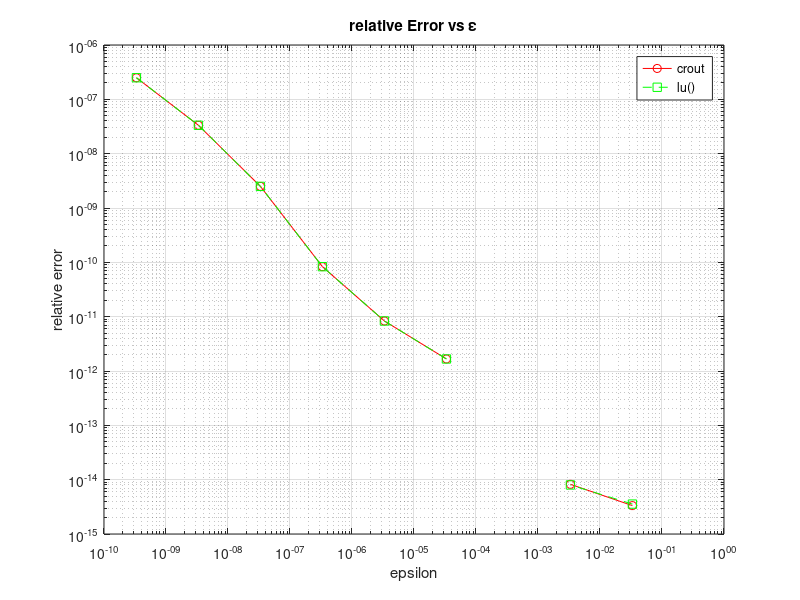

The MATLAB script that drew this image:
%Exercise 4(e) Ax=b

x_true = [log(2.5); 1; 1];
k_vals = 0:9;
eps_vals = (1/3)*10.^(-k_vals);

%Initialize error
err_crout = zeros(size(k_vals));
err_builtin = zeros(size(k_vals));

%table mode
fprintf('%-4s | %-10s | %-15s | %-15s\n', 'k', 'epsilon', 'Crout Error', 'Built-in Error');

for i = 1:length(eps_vals)
    eps = eps_vals(i);
   
    A = [2, -2, 0; eps - 2, 2, 0; 0, -1, 3];
    b = A*x_true;
    
    %--- Crout's algo ---
    % Stage 1-> 1st column of L and 1st row of U
    L = zeros(3,3); U = eye(3);
    %1st col
    L(1,1) = A(1,1); 
    L(2,1) = A(2,1); 
    L(3,1) = A(3,1);
    %1st row
    U(1,2) = A(1,2)/L(1,1); 
    U(1,3) = A(1,3)/L(1,1);
    
    % Stage 2-> 2nd column of L and 2nd row of U
    %2nd col
    L(2,2) = A(2,2) - L(2,1)*U(1,2);
    L(3,2) = A(3,2) - L(3,1)*U(1,2);
    %2nd row
    U(2,3) = (A(2,3) - L(2,1)*U(1,3)) / L(2,2);
    
    % Stage 3-> 3rd column of L
    L(3,3) = A(3,3) - (L(3,1)*U(1,3) + L(3,2)*U(2,3));
    
    %Ly = b
    y = L \ b; 
    %Ux = y
    x_crout = U \ y;
    
    %--- built inmethod ---
    [L_built, U_built, P] = lu(A);
    x_builtin = U_built \ (L_built \ (P * b));
    
    %relative error(infinity norm)
    err_crout(i) = norm(x_crout - x_true, inf) / norm(x_true, inf);
    err_builtin(i) = norm(x_builtin - x_true, inf) / norm(x_true, inf);
    
    fprintf('%-4d | %-10.1e | %-15.2e | %-15.2e\n', k_vals(i), eps, err_crout(i), err_builtin(i)); %%f doesnt work 
end

%plot relative error vs the different epsilons
figure;
loglog(eps_vals, err_crout,'ro-','DisplayName','crout');
hold on;
loglog(eps_vals, err_builtin,'gs--','DisplayName','lu()');
%set(gca);
xlabel('epsilon'); 
ylabel('relative error');
title('relative Error vs \epsilon'); 
legend; 
grid on;
